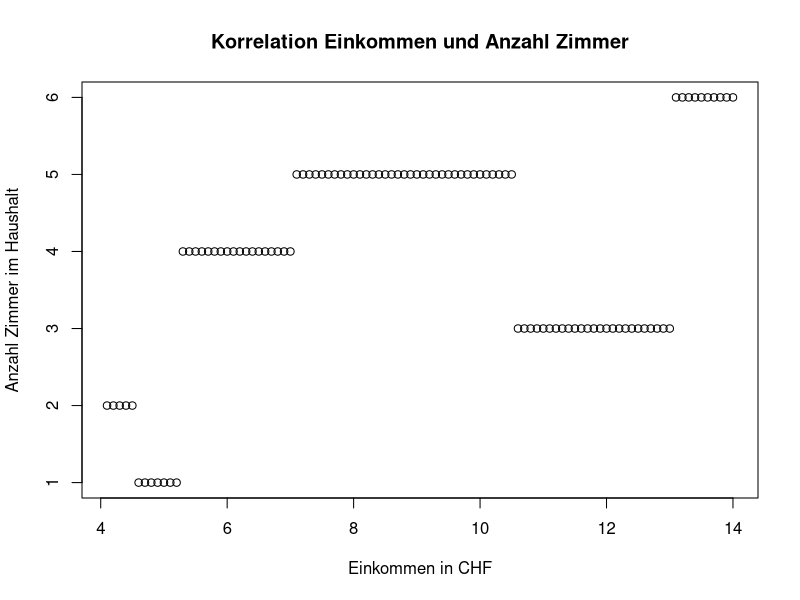
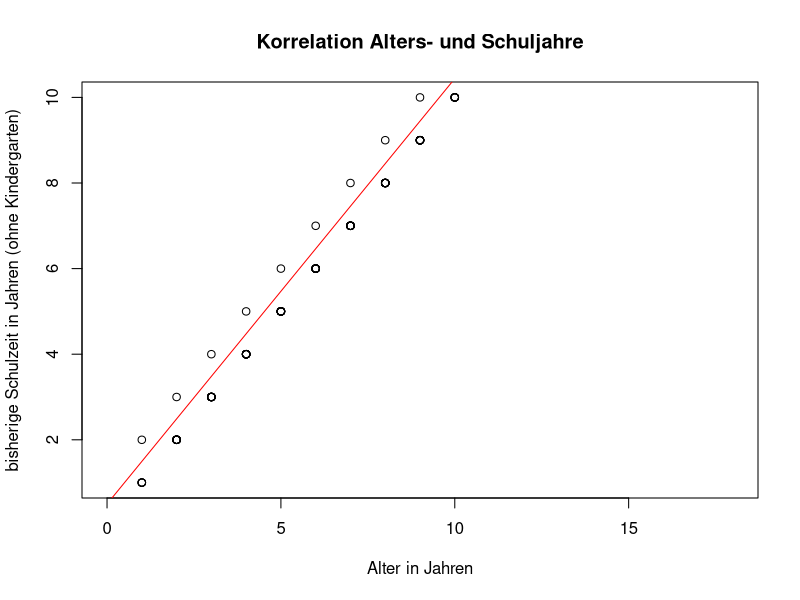
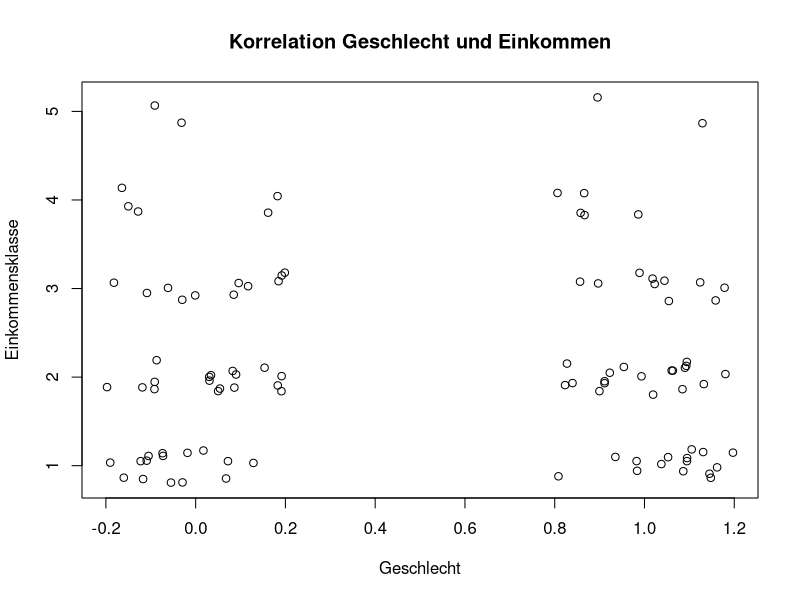
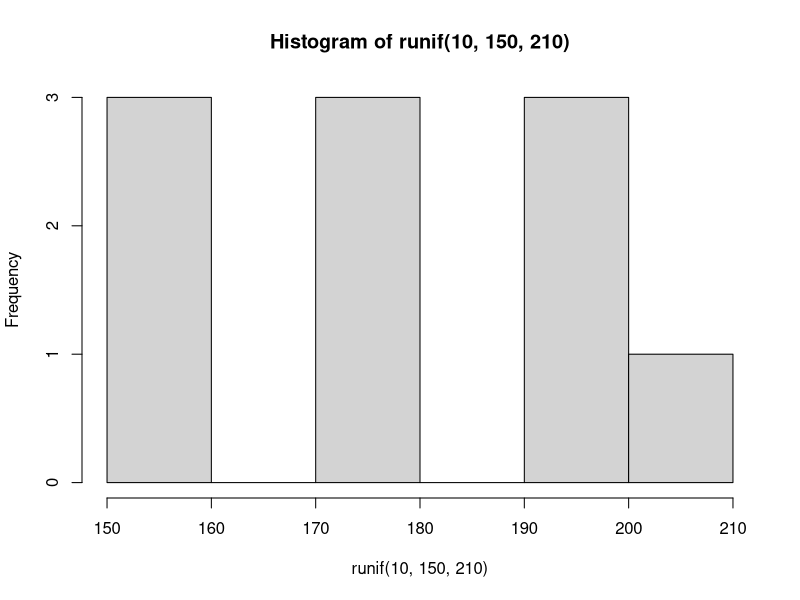
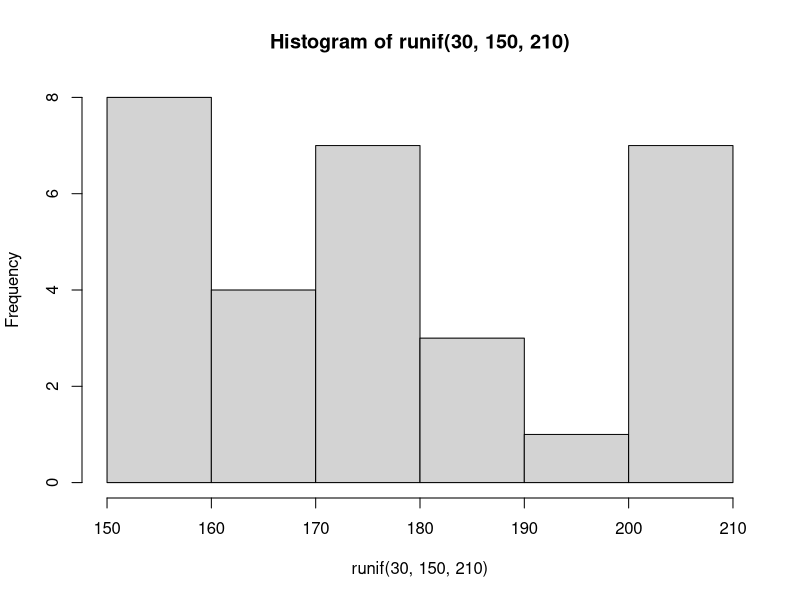
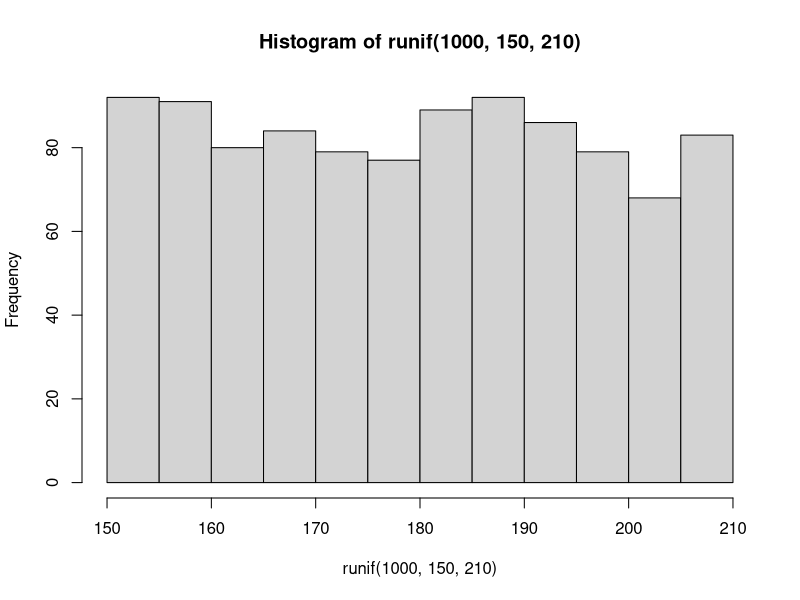
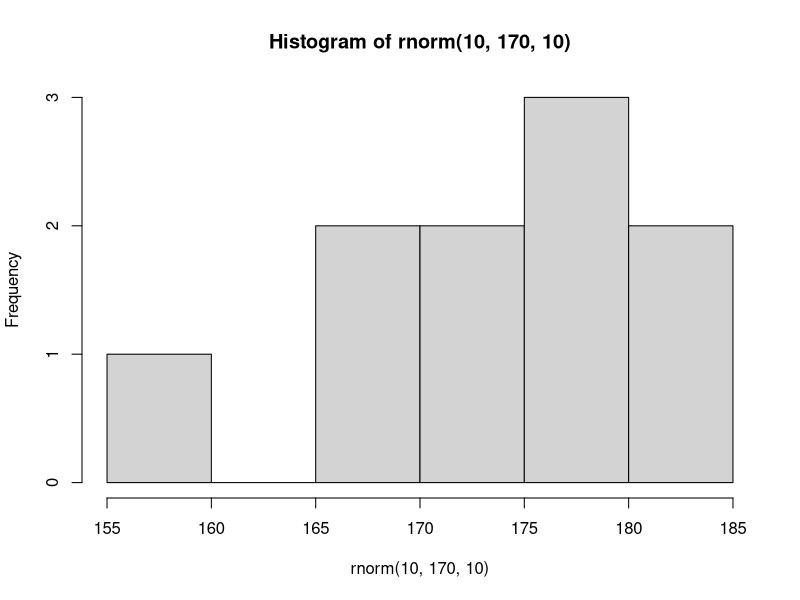
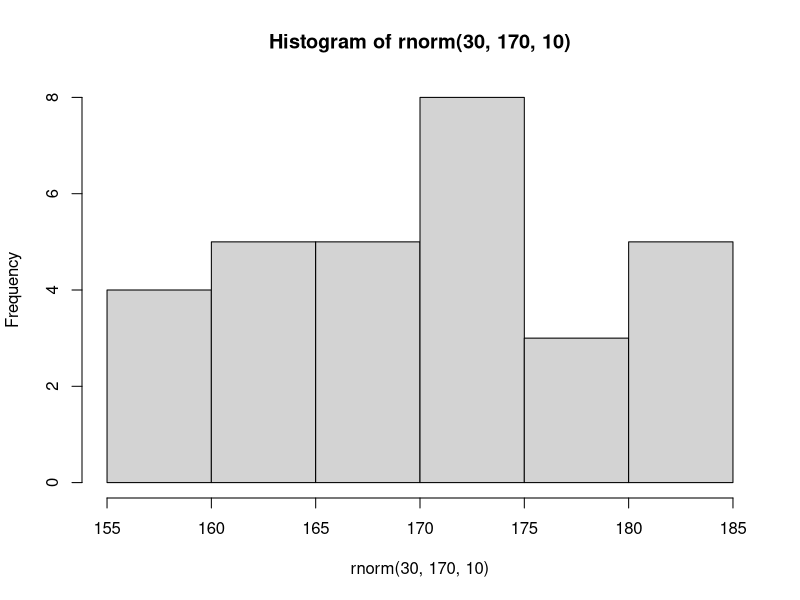

Write R code to recreate these figures, in order.
## ---- chunk 1
x1 <- c(seq(4100,14000,100))
y1 <- c(rep(2, 5), rep(1, 7), rep(4, 18), rep (5, 35), rep(3, 25), rep(6, 10))
cor(x1, y1)
## ---- chunk 2
x2 <- c(1,1,1,1,1, rep(seq(from=2, to=9), each=11),10,10,10,10,10,10)
y2 <- y2 <- c(1,1,1,1, rep(seq(from=2, to=9), each=11),10,10,10,10,10,10,10)
cor(x2,y2)
## ---- chunk 3
#Originalbeispiel
x3 <- c(rep(0:1, 50))
y3 <- c(rep(1, 30), rep(2, 35), rep(3, 21), rep(4, 10), rep(5, 4))
cor(x3, y3) #Dies ergibt leider eine schwache positive Korrelation. Deshalb hier einfach leicht angepasst:
x3 <- c(rep(c(1,0),50))
y3 <- c(rep(1, 30), rep(2, 35), rep(3, 21), rep(4, 10), rep(5, 4))
cor(x3, y3)

## ---- chunk 4
#Plot der ersten beiden Vektoren
plot(x1/1000, y1,
     main = "Korrelation Einkommen und Anzahl Zimmer",
     xlab = "Einkommen in CHF",
     ylab = "Anzahl Zimmer im Haushalt")

#Plot der zweiten beiden Vektoren
plot(x2, y2, xlim = c(0,18),
              main = "Korrelation Alters- und Schuljahre", 
              xlab ="Alter in Jahren", ylab = "bisherige Schulzeit in Jahren (ohne Kindergarten)" )
abline(a = 0.5, b = cor(x2,y2), col = "red")

#Plot der dritten beiden Vektoren
plot(jitter(x3), jitter(y3), main = "Korrelation Geschlecht und Einkommen", xlab = "Geschlecht", ylab = "Einkommensklasse")

## ---- chunk 5
hist(runif(10,150,210))
hist(runif(30,150,210))
hist(runif(1000,150,210))

hist(rnorm(10, 170,10))
hist(rnorm(30, 170,10))
hist(rnorm(1000, 170,10))

## ---- chunk 6
rbinom(10,1,0.5) #Beispiel I
rbinom(3,2, 2/6) #Beispiel II
## ---- chunk 7
hist(runif(1000,150,210), breaks = 10 , xlim = c(140,220), col = "blue", main = "Körpergrösse, gleichverteilt")
abline(v = mean(rnorm(1000, 170,10)), col = "green", lwd = 5)
hist(rnorm(1000, 170,10), breaks = 10 , xlim = c(140,220), col = "green", main = "Körpergrösse, normalverteilt")
abline(v = mean(runif(1000,150,210)), col = "blue", lwd = 5)
## ---- chunk 8
hist(runif(1000,150,210), breaks = 10 , xlim = c(140,220), ylim = c(0,200), col = "blue", main = "Körpergrösse, gleichverteilt und normalverteil")
hist(rnorm(1000, 170,10), breaks = 10 ,  col=rgb(0,255,0, max = 255, alpha = 125), add = T)
## ---- chunk 9
#Auf einzelne Elemente
vektor1 <- c(1,2,10,5,13,20)
vektor1[4]

datensatz <- data.frame(vektor1, c(1,1,1,1,2,1))
datensatz[1,1]
datensatz[6,1]

datensatz[,0]

## ---- chunk 10
datensatz$vektor1
## ---- chunk 11
which(datensatz$vektor1==20)
## ---- chunk 12
t_datensatz <- datensatz[which(datensatz$vektor1==20),] 
t_datensatz <- datensatz[datensatz$vektor1==20,] #derselbe Befehl, einfach ohne which() auszuformulieren

## ---- chunk 13

for(i in 0:5) {
   print(i);
}


for(i in 1:2) {
   print(datensatz[,i]);
}


for(i in 1:ncol(datensatz)) {
   print(datensatz[,i]);
}

